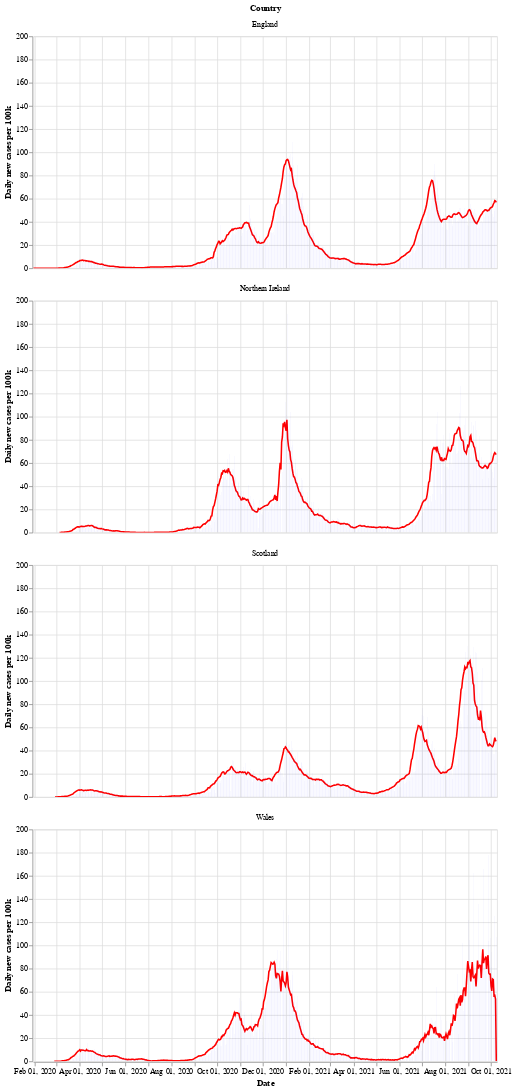

Notebook code for this chart:
### Markdown cell above
Next is a bar chart of the number of new cases in each country (per 100k population), with the 7 day moving average of cases. Again we see that Wales saw a longer period of raising and falling cases compared to the other countries.

After a period of cases falling, each nation is now seeing a rise in the number of cases - especially in Wales.

### Code cell
# collapse
bars = alt.Chart(uk_cases).mark_bar().encode(
    x=alt.X("yearmonthdate(date):T", axis=alt.Axis(title='Date')),
    y=alt.Y("newCasesRate:Q", axis=alt.Axis(title='Daily new cases per 100k')),
    tooltip='newCasesRate',
    color=alt.condition(
        alt.datum.dailyChange > 0,
        alt.value("orange"),  # The positive color
        alt.value("blue")  # The negative color
    )
).properties(title='New cases per 100k population with rolling 7 day average', width=600).interactive()
line = alt.Chart(uk_cases).mark_line(
    color='red',
    size=2,
).transform_window(
    rolling_mean='mean(newCasesRate)',
    frame=[0, 7],
    groupby=['areaName']
).encode(
    x='yearmonthdate(date):T',
    y='rolling_mean:Q'
)
alt.layer(line, bars, data=uk_cases).facet(alt.Row('areaName', title='Country'), columns=1)

### Figure 1 — Vega-Lite specification as saved in the notebook (floating-point values rounded to 4 significant figures; data arrays with more than 128 entries replaced by an {"elided": "..."} marker saying what was removed)
{"config": {"view": {"continuousWidth": 400, "continuousHeight": 300}}, "data": {"name": "data-0035371c578677116b197db3840f7b9a"}, "facet": {"type": "nominal", "field": "areaName", "title": "Country"}, "spec": {"layer": [{"mark": {"type": "line", "color": "red", "size": 2}, "encoding": {"x": {"type": "temporal", "field": "date", "timeUnit": "yearmonthdate"}, "y": {"type": "quantitative", "field": "rolling_mean"}}, "transform": [{"window": [{"op": "mean", "field": "newCasesRate", "as": "rolling_mean"}], "frame": [0, 7], "groupby": ["areaName"]}]}, {"mark": "bar", "encoding": {"color": {"condition": {"value": "orange", "test": "(datum.dailyChange > 0)"}, "value": "blue"}, "tooltip": {"type": "quantitative", "field": "newCasesRate"}, "x": {"type": "temporal", "axis": {"title": "Date"}, "field": "date", "timeUnit": "yearmonthdate"}, "y": {"type": "quantitative", "axis": {"title": "Daily new cases per 100k"}, "field": "newCasesRate"}}, "selection": {"selector002": {"type": "interval", "bind": "scales", "encodings": ["x", "y"]}}, "title": "New cases per 100k population with rolling 7 day average", "width": 600}]}, "columns": 1, "$schema": "https://vega.github.io/schema/vega-lite/v4.8.1.json", "datasets": {"data-0035371c578677116b197db3840f7b9a": {"elided": "2380 records"}}}
